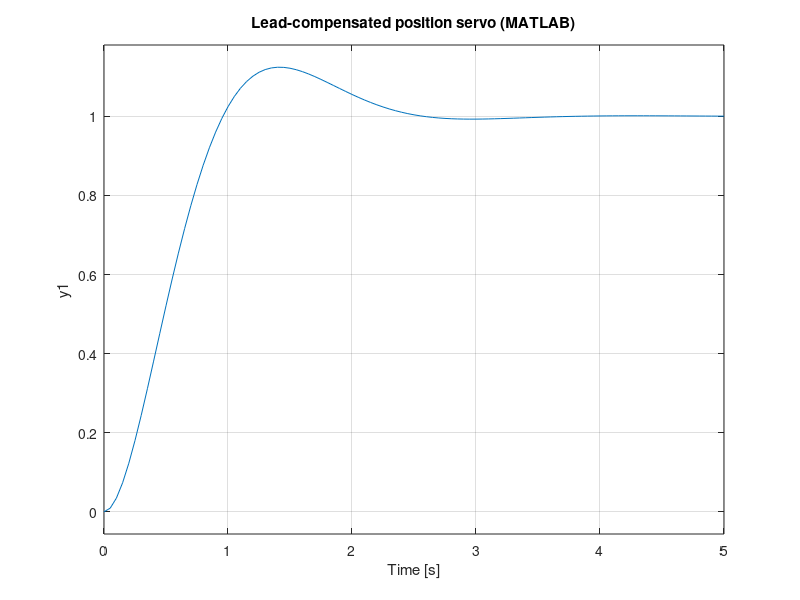
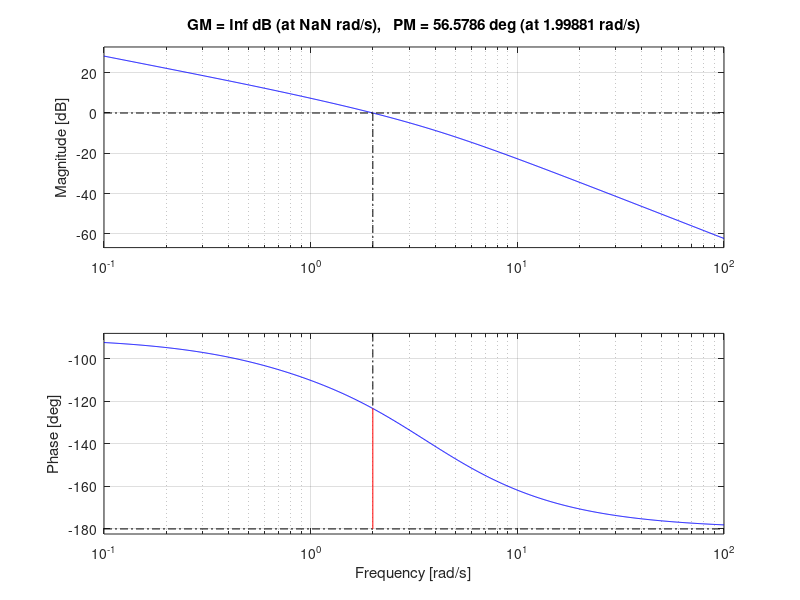

The MATLAB script that drew these images, in order:
% MATLAB implementation of lead-compensated motion servo
s = tf('s');
Gm = 1 / (s * (s + 1));

alpha = 1/3;
T = sqrt(3) / 2;
Kc = 2.58;

Cle = Kc * (T * s + 1) / (alpha * T * s + 1);
L = Cle * Gm;
Tcl = feedback(L, 1);   % unity feedback

figure;
step(Tcl);
grid on;
title('Lead-compensated position servo (MATLAB)');

figure;
margin(L);              % Bode and margins
grid on;

% Simulink implementation:
% 1. Create a new model.
% 2. Place blocks: Step, Sum, Transfer Fcn (for Gm), Transfer Fcn (for Cle),
%    and Scope.
% 3. Set the plant transfer function numerator and denominator to [1]
%    and [1 1 0] corresponding to 1 / (s (s + 1)).
% 4. Set the lead compensator numerator to [Kc*T Kc] and denominator to [alpha*T 1].
% 5. Run the simulation and compare the step response with the MATLAB plot.
